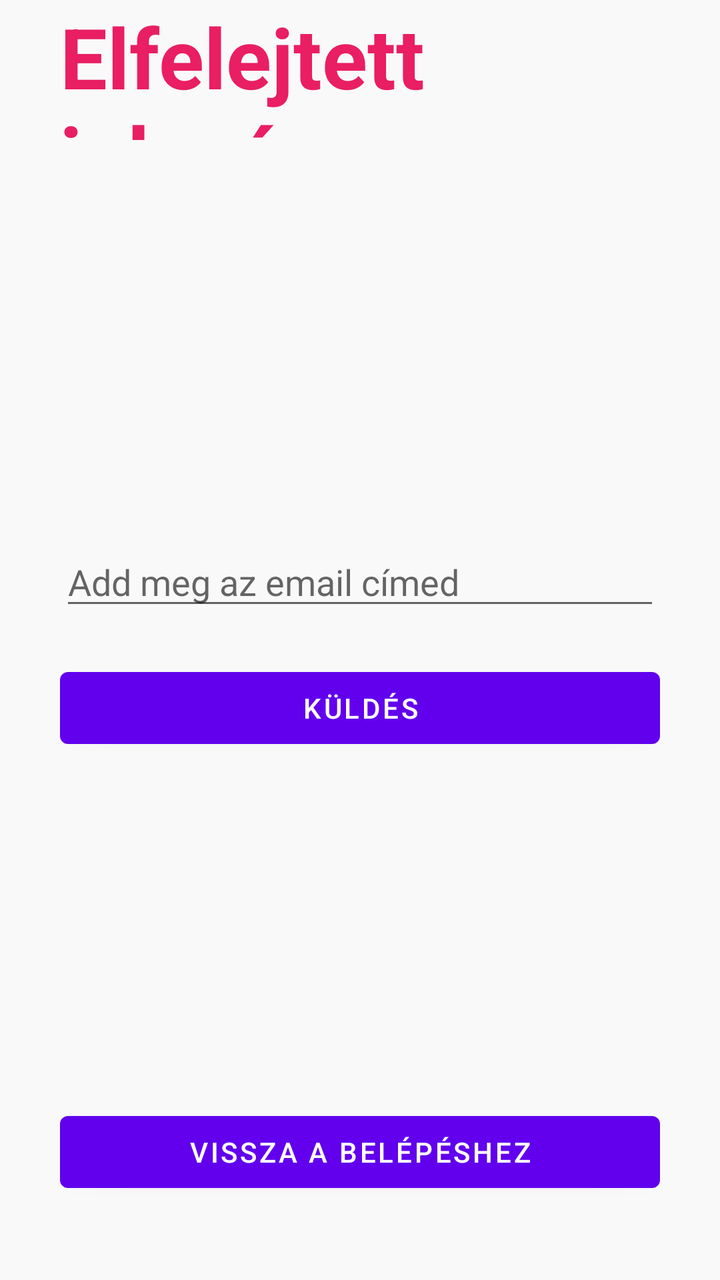
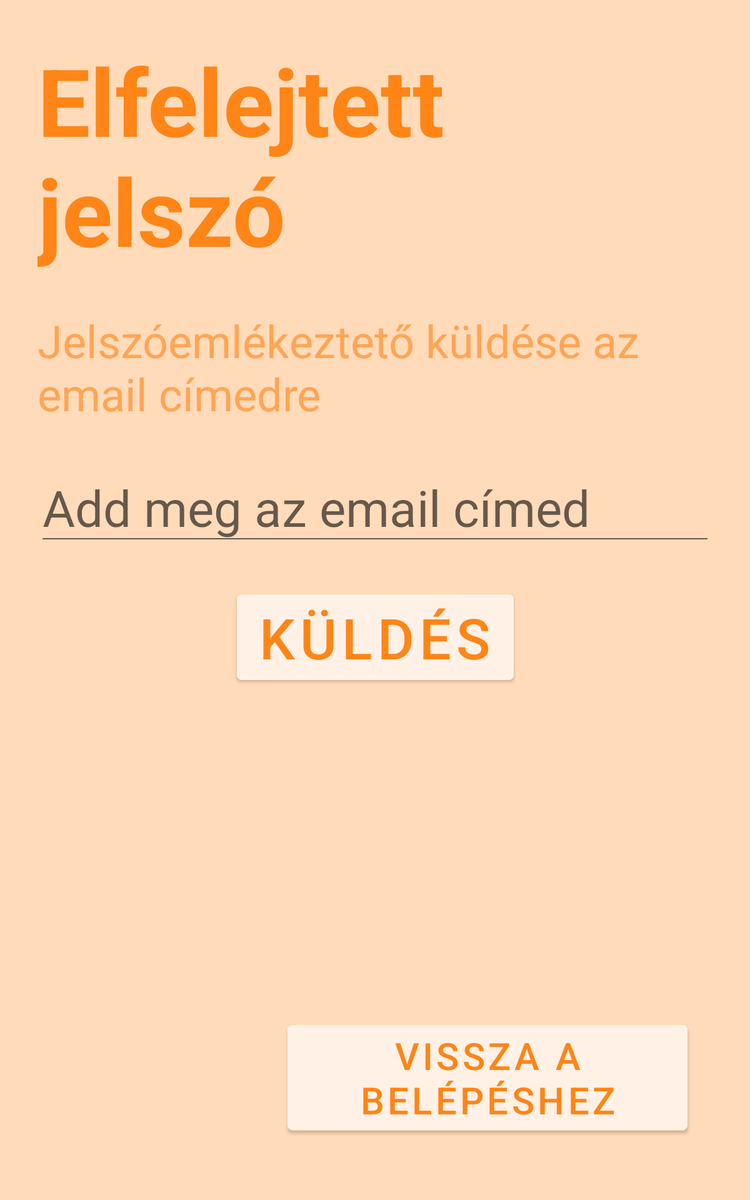

An Android layout and its configuration variant, each rendered on a device that would load it. The default file and the variant file are quoted in full after the pictures.
<!-- AndroidManifest.xml: application theme Theme.Jegyzetek -->
<!-- res/layout/activity_forgot_password.xml -->
<?xml version="1.0" encoding="utf-8"?>
<RelativeLayout xmlns:android="http://schemas.android.com/apk/res/android"
    xmlns:app="http://schemas.android.com/apk/res-auto"
    xmlns:tools="http://schemas.android.com/tools"
    android:layout_width="match_parent"
    android:layout_height="match_parent"
    android:background="#f9f9f9"
    tools:context=".ForgotPasswordActivity">


    <RelativeLayout
        android:layout_width="match_parent"
        android:layout_height="wrap_content"
        android:id="@+id/centerlineForgotPw"
        android:layout_centerInParent="true">
    </RelativeLayout>

    <LinearLayout
        android:layout_width="match_parent"
        android:layout_height="wrap_content"
        android:layout_marginLeft="30dp"
        android:layout_marginRight="30dp"
        android:layout_above="@id/centerlineForgotPw"
        android:layout_marginBottom="250dp"
        android:orientation="vertical">

        <TextView
            android:layout_width="match_parent"
            android:layout_height="wrap_content"
            android:text="@string/forgotPwText"
            android:textSize="42sp"
            android:textColor="#E91E63"
            android:textStyle="bold">
        </TextView>

        <TextView
            android:layout_width="match_parent"
            android:layout_height="wrap_content"
            android:text="@string/giveEmailText"
            android:textSize="23sp"
            android:textColor="#F44336">
        </TextView>
    </LinearLayout>

    <RelativeLayout
        android:layout_width="match_parent"
        android:layout_height="wrap_content"
        android:layout_above="@id/centerlineForgotPw"
        android:layout_marginBottom="10dp"
        android:id="@+id/emailLForgotTextInputLayout"
        android:layout_marginRight="30dp"
        android:layout_marginLeft="30dp">

        <EditText
            android:id="@+id/emailForgotEditText"
            android:layout_width="match_parent"
            android:layout_height="wrap_content"
            android:hint="@string/emailHint"
            android:inputType="textEmailAddress" />

    </RelativeLayout>

    <Button
        android:id="@+id/recoverPwButton"
        android:layout_width="match_parent"
        android:layout_height="wrap_content"
        android:layout_below="@id/centerlineForgotPw"
        android:layout_marginLeft="30dp"
        android:layout_marginTop="10dp"
        android:layout_marginRight="30dp"
        android:text="@string/kuldesText" />


    <Button
        android:id="@+id/backToLoginButton2"
        android:layout_width="match_parent"
        android:layout_height="wrap_content"
        android:layout_alignParentBottom="true"
        android:layout_marginLeft="30dp"
        android:layout_marginTop="30dp"
        android:layout_marginRight="30dp"
        android:layout_marginBottom="40dp"
        android:text="@string/backToLoginText" />


</RelativeLayout>
<!-- resources referenced by this layout -->
<resources>
  <string name="backToLoginText">Vissza a belépéshez</string>
  <string name="emailHint">Add meg az email címed</string>
  <string name="forgotPwText">Elfelejtett jelszó</string>
  <string name="giveEmailText">Add meg az email címed</string>
  <string name="kuldesText">Küldés</string>
  <style name="Theme.Jegyzetek" parent="Theme.MaterialComponents.DayNight.DarkActionBar">
          
          <item name="colorPrimary">@color/purple_500</item>
          <item name="colorPrimaryVariant">@color/purple_700</item>
          <item name="colorOnPrimary">@color/white</item>
          
          <item name="colorSecondary">@color/teal_200</item>
          <item name="colorSecondaryVariant">@color/teal_700</item>
          <item name="colorOnSecondary">@color/black</item>
          
          <item name="android:statusBarColor" tools:targetApi="l">?attr/colorPrimaryVariant</item>
          
      </style>
  <color name="purple_500">#FF6200EE</color>
  <color name="purple_700">#FF3700B3</color>
  <color name="white">#FFFFFFFF</color>
  <color name="teal_200">#FF03DAC5</color>
  <color name="teal_700">#FF018786</color>
  <color name="black">#FF000000</color>
</resources>
<!-- res/layout-sw600dp/activity_forgot_password.xml (the repository's variant of the layout above) -->
<!-- drawn on a 7-inch tablet held upright -->
<?xml version="1.0" encoding="utf-8"?>
<androidx.constraintlayout.widget.ConstraintLayout xmlns:android="http://schemas.android.com/apk/res/android"
    xmlns:app="http://schemas.android.com/apk/res-auto"
    xmlns:tools="http://schemas.android.com/tools"
    android:layout_width="match_parent"
    android:layout_height="match_parent"
    android:background="#f9f9f9"
    android:backgroundTint="@color/background"
    tools:context=".ForgotPasswordActivity">


    <Button
        android:id="@+id/recoverPwButton"
        android:layout_width="wrap_content"
        android:layout_height="wrap_content"
        android:layout_marginTop="30dp"
        android:backgroundTint="@color/floating_button"
        android:text="@string/kuldesText"
        android:textColor="@color/note_popup"
        android:textSize="45dp"
        app:layout_constraintEnd_toEndOf="parent"
        app:layout_constraintStart_toStartOf="parent"
        app:layout_constraintTop_toBottomOf="@+id/emailForgotEditText" />

    <Button
        android:id="@+id/backToLoginButton2"
        android:layout_width="wrap_content"
        android:layout_height="wrap_content"
        android:layout_marginEnd="50dp"
        android:layout_marginBottom="50dp"
        android:backgroundTint="@color/floating_button"
        android:text="@string/backToLoginText"
        android:textColor="@color/note_popup"
        android:textSize="30dp"
        app:layout_constraintBottom_toBottomOf="parent"
        app:layout_constraintEnd_toEndOf="parent" />

    <TextView
        android:id="@+id/textView3"
        android:layout_width="match_parent"
        android:layout_height="wrap_content"
        android:layout_marginStart="30dp"
        android:layout_marginTop="30dp"
        android:layout_marginEnd="30dp"
        android:text="@string/pwReminderText"
        android:textColor="@color/note_title"
        android:textSize="36sp"
        app:layout_constraintEnd_toEndOf="parent"
        app:layout_constraintStart_toStartOf="parent"
        app:layout_constraintTop_toBottomOf="@+id/textView2" />

    <EditText
        android:id="@+id/emailForgotEditText"
        android:layout_width="match_parent"
        android:layout_height="wrap_content"
        android:layout_marginStart="30dp"
        android:layout_marginTop="30dp"
        android:layout_marginEnd="30dp"
        android:hint="@string/emailHint"
        android:inputType="textEmailAddress"
        android:textSize="40dp"
        app:layout_constraintEnd_toEndOf="parent"
        app:layout_constraintStart_toStartOf="parent"
        app:layout_constraintTop_toBottomOf="@+id/textView3" />

    <TextView
        android:id="@+id/textView2"
        android:layout_width="match_parent"
        android:layout_height="wrap_content"
        android:layout_marginStart="30dp"
        android:layout_marginTop="30dp"
        android:layout_marginEnd="30dp"
        android:text="@string/forgotPwText"
        android:textColor="@color/note_popup"
        android:textSize="75sp"
        android:textStyle="bold"
        app:layout_constraintEnd_toEndOf="parent"
        app:layout_constraintStart_toStartOf="parent"
        app:layout_constraintTop_toTopOf="parent" />


</androidx.constraintlayout.widget.ConstraintLayout>
<!-- resources referenced by the variant -->
<!-- as a 7-inch tablet held upright resolves them -->
<resources>
  <color name="background">#ffdbba</color>
  <color name="floating_button">#fff1e5</color>
  <color name="note_popup">#ff8517</color>
  <color name="note_title">#ffa554</color>
  <string name="backToLoginText">Vissza a belépéshez</string>
  <string name="emailHint">Add meg az email címed</string>
  <string name="forgotPwText">Elfelejtett jelszó</string>
  <string name="kuldesText">Küldés</string>
  <string name="pwReminderText">Jelszóemlékeztető küldése az email címedre</string>
  <style name="Theme.Jegyzetek" parent="Theme.MaterialComponents.DayNight.DarkActionBar">
          
          <item name="colorPrimary">@color/purple_500</item>
          <item name="colorPrimaryVariant">@color/purple_700</item>
          <item name="colorOnPrimary">@color/white</item>
          
          <item name="colorSecondary">@color/teal_200</item>
          <item name="colorSecondaryVariant">@color/teal_700</item>
          <item name="colorOnSecondary">@color/black</item>
          
          <item name="android:statusBarColor" tools:targetApi="l">?attr/colorPrimaryVariant</item>
          
      </style>
  <color name="purple_500">#FF6200EE</color>
  <color name="purple_700">#FF3700B3</color>
  <color name="white">#FFFFFFFF</color>
  <color name="teal_200">#FF03DAC5</color>
  <color name="teal_700">#FF018786</color>
  <color name="black">#FF000000</color>
</resources>
